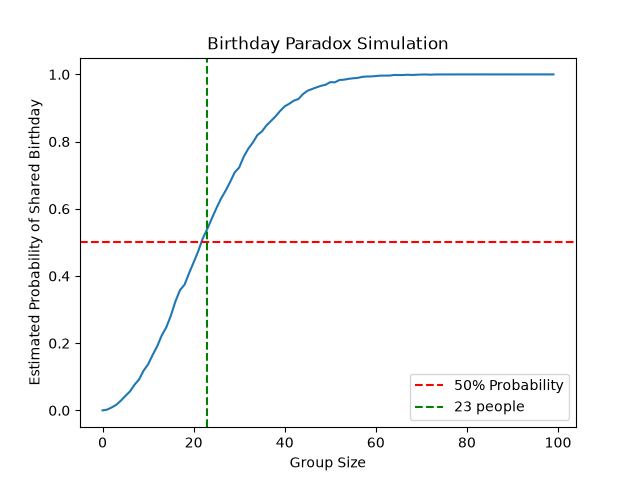

This figure's Python source:
import numpy as np
import matplotlib.pyplot as plt

matches = 0
probabilities = []
for group_size in range(1, 101):
    matches = 0
    for i in range(10000):
        birthdays = np.random.randint(1, 366, size=group_size)
        if len(np.unique(birthdays)) < len(birthdays):
            matches += 1
    estimated_probability = matches / 10000
    probabilities.append(estimated_probability)


plt.plot(probabilities)
plt.axhline(y=0.5, color='red', linestyle='--', label='50% Probability')
plt.axvline(x=23, color='green', linestyle='--', label='23 people')
plt.xlabel('Group Size')
plt.ylabel('Estimated Probability of Shared Birthday')
plt.title('Birthday Paradox Simulation')
plt.legend()
plt.savefig('stage2_birthday_paradox.png')
plt.show()
